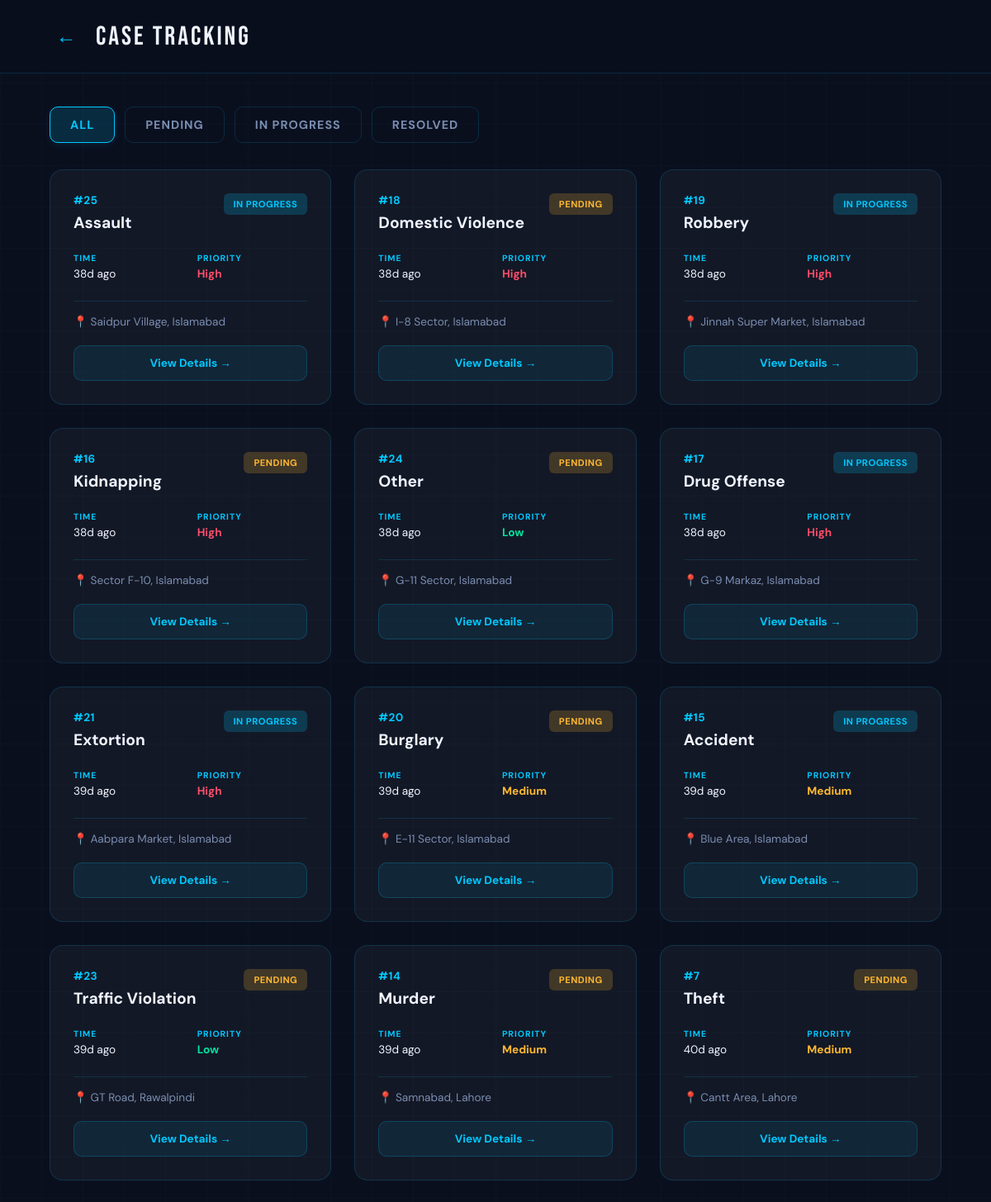
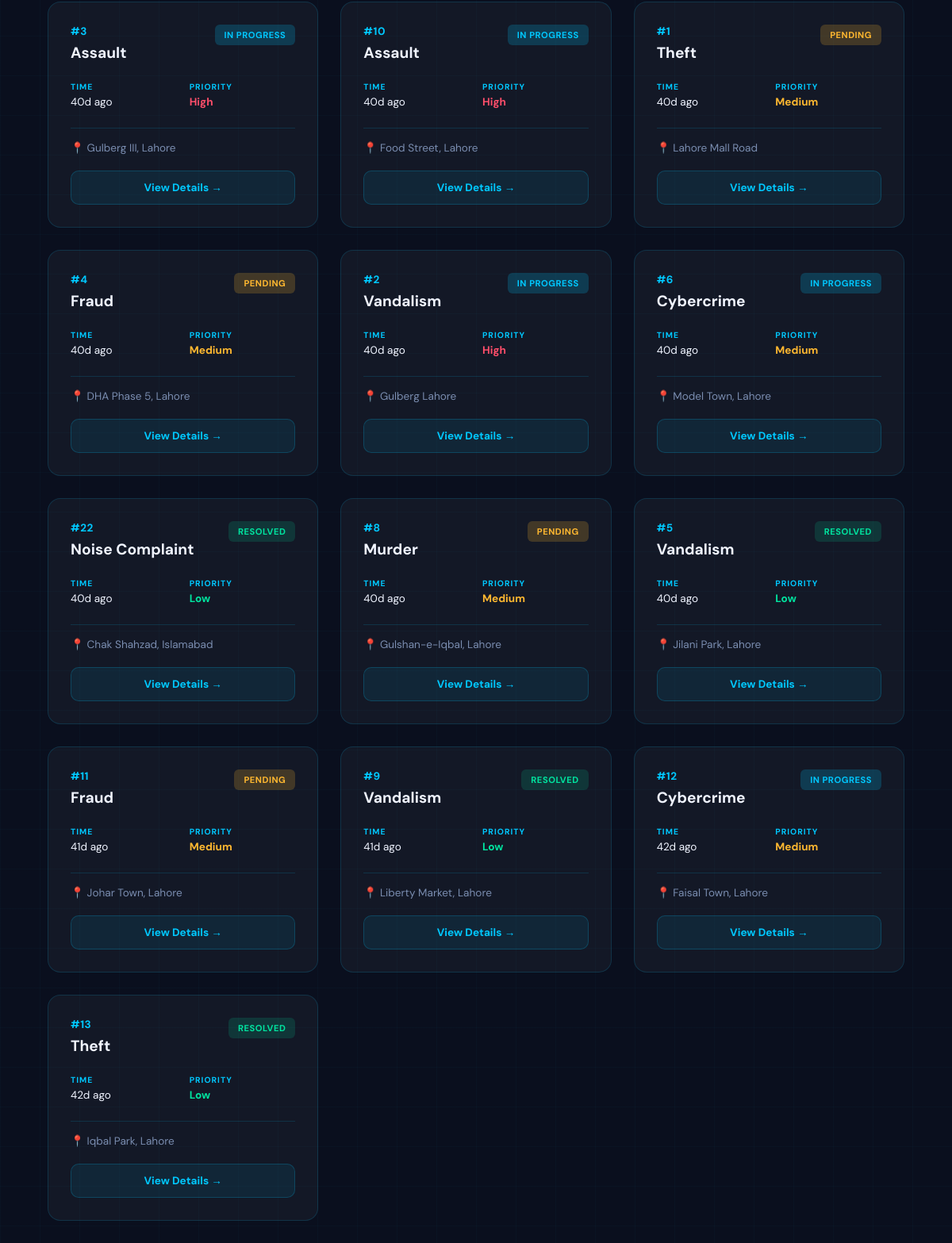
The app's page /case_tracking with its own data (2 pictures, top to bottom).
### tables this page shows
CREATE TABLE Cases (
    case_id INTEGER PRIMARY KEY AUTOINCREMENT,
    complaint_id INTEGER UNIQUE,
    assigned_police_id INTEGER,
    assigned_detective_id INTEGER,
    assigned_volunteer_id INTEGER,
    priority TEXT DEFAULT 'Medium' CHECK(priority IN ('High','Medium','Low')),
    notes TEXT,
    last_updated DATETIME DEFAULT CURRENT_TIMESTAMP,

    FOREIGN KEY (complaint_id) REFERENCES Complaints(complaint_id),
    FOREIGN KEY (assigned_police_id) REFERENCES AuthorizedPersonnel(personnel_id),
    FOREIGN KEY (assigned_detective_id) REFERENCES AuthorizedPersonnel(personnel_id),
    FOREIGN KEY (assigned_volunteer_id) REFERENCES AuthorizedPersonnel(personnel_id)
);

CREATE TABLE Complaints (
    complaint_id INTEGER PRIMARY KEY AUTOINCREMENT,
    user_id INTEGER,
    category_id INTEGER,
    description TEXT NOT NULL,
    location TEXT NOT NULL,
    status TEXT DEFAULT 'Pending' CHECK(status IN ('Pending','In Progress','Resolved')),
    created_at DATETIME DEFAULT CURRENT_TIMESTAMP,

    FOREIGN KEY (user_id) REFERENCES Citizens(citizen_id),
    FOREIGN KEY (category_id) REFERENCES CrimeCategories(category_id)
);

CREATE TABLE CrimeCategories (
    category_id INTEGER PRIMARY KEY AUTOINCREMENT,
    name TEXT UNIQUE NOT NULL
);

### app.py (the view)
@app.route('/case_tracking')
@app.route('/case_tracking/<filter_type>')
def case_tracking(filter_type=None):
    db = get_db_connection()
    if filter_type == 'high_priority':
        cases = db.execute('''
            SELECT c.complaint_id, cc.name as category_name, c.location, c.status,
                   cs.priority, c.created_at
            FROM Complaints c
            JOIN CrimeCategories cc ON c.category_id = cc.category_id
            JOIN Cases cs ON c.complaint_id = cs.complaint_id
            WHERE cs.priority = 'High'
            ORDER BY c.created_at DESC
        ''').fetchall()
    else:
        cases = db.execute('''
            SELECT c.complaint_id, cc.name as category_name, c.location, c.status,
                   cs.priority, c.created_at
            FROM Complaints c
            JOIN CrimeCategories cc ON c.category_id = cc.category_id
            LEFT JOIN Cases cs ON c.complaint_id = cs.complaint_id
            ORDER BY c.created_at DESC
        ''').fetchall()
    all_cases = []
    for c in cases:
        all_cases.append({
            'complaint_id': c['complaint_id'],
            'category_name': c['category_name'],
            'location': c['location'],
            'status': c['status'],
            'priority': c['priority'] if c['priority'] else 'Medium',
            'time_ago': time_ago(c['created_at'])
        })
    db.close()
    return render_template('case_tracking.html', cases=all_cases, filter_type=filter_type)

### app.py (called while the page is built)
def get_db_connection():
    conn = sqlite3.connect(DATABASE, timeout=10)
    conn.row_factory = sqlite3.Row
    return conn

def time_ago(dt_str):
    if not dt_str:
        return ''
    dt = datetime.strptime(dt_str, '%Y-%m-%d %H:%M:%S')
    now = datetime.utcnow()
    diff = now - dt
    minutes = int(diff.total_seconds() // 60)
    if minutes < 1:
        return 'Just now'
    elif minutes < 60:
        return f'{minutes}m ago'
    elif minutes < 1440:
        return f'{minutes // 60}h ago'
    else:
        return f'{minutes // 1440}d ago'

### templates/case_tracking.html (shortened to what this page needs)
<!DOCTYPE html>
<html lang="en">
<head>
</head>
<body>
  <div class="app-container">
    <div class="header">
      <button class="back-btn" onclick="window.history.back()">←</button>
      <div class="header-title">CASE TRACKING</div>
    </div>
    <div class="app-content">
      <div class="content">
        <div class="filter-tabs">
          <button class="filter-tab active" onclick="filterCases(this,'all')">All</button>
          <button class="filter-tab" onclick="filterCases(this,'Pending')">Pending</button>
          <button class="filter-tab" onclick="filterCases(this,'In Progress')">In Progress</button>
          <button class="filter-tab" onclick="filterCases(this,'Resolved')">Resolved</button>
        </div>
        <div id="caseList" class="cases-grid">
          {% for c in cases %}
          <div class="case-card" data-status="{{ c.status }}">
            <div class="case-top">
              <div>
                <div class="case-num">#{{ c.complaint_id }}</div>
                <div class="case-type">{{ c.category_name }}</div>
              </div>
              <span class="case-status {% if c.status == 'Pending' %}cs-pending{% elif c.status == 'In Progress' %}cs-progress{% else %}cs-resolved{% endif %}">{{ c.status }}</span>
            </div>
            <div class="case-meta">
              <div>
                <div class="meta-label">Time</div>
                <div>{{ c.time_ago }}</div>
              </div>
              <div>
                <div class="meta-label">Priority</div>
                <div class="{% if c.priority == 'High' %}pr-high{% elif c.priority == 'Medium' %}pr-med{% else %}pr-low{% endif %}">{{ c.priority if c.priority else 'Medium' }}</div>
              </div>
            </div>
            <div class="case-loc">📍 {{ c.location }}</div>
              <a href="/case_detail/{{ c.complaint_id }}{% if viewer_role == 'police' %}?assigned=1{% elif viewer_role == 'detective' %}?detective=1{% endif %}" class="view-btn">View Details →</a>
          </div>
          {% else %}
          <div class="empty-state">
            <div style="font-size:2.5rem;margin-bottom:16px;">📋</div>
            No cases found<br>
            <span style="font-size:0.8rem;opacity:0.7;">Your reported cases will appear here</span>
          </div>
          {% endfor %}
        </div>
      </div>
    </div>
  </div>
</body>
</html>

### records on screen
Cases: complaint_id "25", category_name "Assault", status "IN PROGRESS", time_ago "38d ago", priority "High", location "Saidpur Village, Islamabad"
Cases: complaint_id "18", category_name "Domestic Violence", status "PENDING", time_ago "38d ago", priority "High", location "I-8 Sector, Islamabad"
Cases: complaint_id "19", category_name "Robbery", status "IN PROGRESS", time_ago "38d ago", priority "High", location "Jinnah Super Market, Islamabad"
Cases: complaint_id "16", category_name "Kidnapping", status "PENDING", time_ago "38d ago", priority "High", location "Sector F-10, Islamabad"
Cases: complaint_id "24", category_name "Other", status "PENDING", time_ago "38d ago", priority "Low", location "G-11 Sector, Islamabad"
Cases: complaint_id "17", category_name "Drug Offense", status "IN PROGRESS", time_ago "38d ago", priority "High", location "G-9 Markaz, Islamabad"
Cases: complaint_id "21", category_name "Extortion", status "IN PROGRESS", time_ago "39d ago", priority "High", location "Aabpara Market, Islamabad"
Cases: complaint_id "20", category_name "Burglary", status "PENDING", time_ago "39d ago", priority "Medium", location "E-11 Sector, Islamabad"
Cases: complaint_id "15", category_name "Accident", status "IN PROGRESS", time_ago "39d ago", priority "Medium", location "Blue Area, Islamabad"
Cases: complaint_id "23", category_name "Traffic Violation", status "PENDING", time_ago "39d ago", priority "Low", location "GT Road, Rawalpindi"
Cases: complaint_id "14", category_name "Murder", status "PENDING", time_ago "39d ago", priority "Medium", location "Samnabad, Lahore"
Cases: complaint_id "7", category_name "Theft", status "PENDING", time_ago "40d ago", priority "Medium", location "Cantt Area, Lahore"
Cases: complaint_id "3", category_name "Assault", status "IN PROGRESS", time_ago "40d ago", priority "High", location "Gulberg III, Lahore"
Cases: complaint_id "10", category_name "Assault", status "IN PROGRESS", time_ago "40d ago", priority "High", location "Food Street, Lahore"
Cases: complaint_id "1", category_name "Theft", status "PENDING", time_ago "40d ago", priority "Medium", location "Lahore Mall Road"
Cases: complaint_id "4", category_name "Fraud", status "PENDING", time_ago "40d ago", priority "Medium", location "DHA Phase 5, Lahore"
Cases: complaint_id "2", category_name "Vandalism", status "IN PROGRESS", time_ago "40d ago", priority "High", location "Gulberg Lahore"
Cases: complaint_id "6", category_name "Cybercrime", status "IN PROGRESS", time_ago "40d ago", priority "Medium", location "Model Town, Lahore"
Cases: complaint_id "22", category_name "Noise Complaint", status "RESOLVED", time_ago "40d ago", priority "Low", location "Chak Shahzad, Islamabad"
Cases: complaint_id "8", category_name "Murder", status "PENDING", time_ago "40d ago", priority "Medium", location "Gulshan-e-Iqbal, Lahore"
Cases: complaint_id "5", category_name "Vandalism", status "RESOLVED", time_ago "40d ago", priority "Low", location "Jilani Park, Lahore"
Cases: complaint_id "11", category_name "Fraud", status "PENDING", time_ago "41d ago", priority "Medium", location "Johar Town, Lahore"
Cases: complaint_id "9", category_name "Vandalism", status "RESOLVED", time_ago "41d ago", priority "Low", location "Liberty Market, Lahore"
Cases: complaint_id "12", category_name "Cybercrime", status "IN PROGRESS", time_ago "42d ago", priority "Medium", location "Faisal Town, Lahore"
Cases: complaint_id "13", category_name "Theft", status "RESOLVED", time_ago "42d ago", priority "Low", location "Iqbal Park, Lahore"
